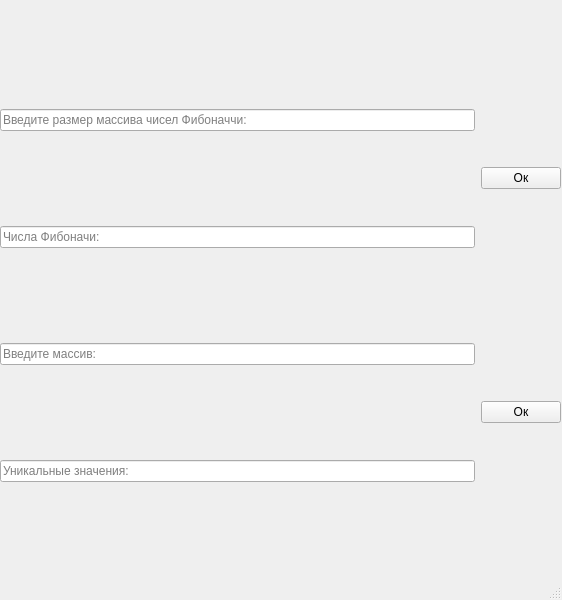
<?xml version="1.0" encoding="UTF-8"?>
<ui version="4.0">
 <class>MainWindow</class>
 <widget class="QMainWindow" name="MainWindow">
  <property name="geometry">
   <rect>
    <x>0</x>
    <y>0</y>
    <width>562</width>
    <height>600</height>
   </rect>
  </property>
  <property name="windowTitle">
   <string>MainWindow</string>
  </property>
  <widget class="QWidget" name="centralwidget">
   <widget class="QWidget" name="gridLayoutWidget">
    <property name="geometry">
     <rect>
      <x>0</x>
      <y>20</y>
      <width>561</width>
      <height>551</height>
     </rect>
    </property>
    <layout class="QGridLayout" name="gridLayout">
     <item row="2" column="0">
      <widget class="QLineEdit" name="array_lineEdit">
       <property name="text">
        <string/>
       </property>
       <property name="placeholderText">
        <string>Введите массив:</string>
       </property>
      </widget>
     </item>
     <item row="0" column="1" rowspan="2">
      <widget class="QPushButton" name="fib_btn">
       <property name="text">
        <string>Ок</string>
       </property>
      </widget>
     </item>
     <item row="1" column="0">
      <widget class="QLineEdit" name="fib_lineEdit">
       <property name="placeholderText">
        <string>Числа Фибоначи:</string>
       </property>
      </widget>
     </item>
     <item row="0" column="0">
      <widget class="QLineEdit" name="fib_size_lineEdit">
       <property name="text">
        <string/>
       </property>
       <property name="placeholderText">
        <string>Введите размер массива чисел Фибоначчи:</string>
       </property>
      </widget>
     </item>
     <item row="3" column="0">
      <widget class="QLineEdit" name="set_lineEdit">
       <property name="placeholderText">
        <string>Уникальные значения:</string>
       </property>
      </widget>
     </item>
     <item row="2" column="1" rowspan="2">
      <widget class="QPushButton" name="array_btn">
       <property name="text">
        <string>Ок</string>
       </property>
      </widget>
     </item>
    </layout>
   </widget>
  </widget>
  <widget class="QStatusBar" name="statusbar"/>
 </widget>
 <resources/>
 <connections/>
</ui>
